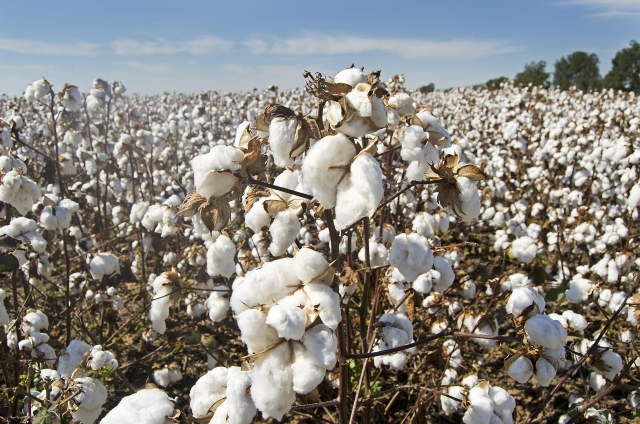
#> input picture bg/web/cotton/000001.jpg, 1280 x 848 px (shown at 1/2 size)
$ python -i sort_dataset.py   (imports and definitions only)
#> lines starting #> are read from the running program, lines starting #| are printed output that depends on the picture
#> further down, picture is the input picture: PIL image 1280x848 RGB; mean R, G, B 135.5, 133.4, 128.2
"""
KrushiSense - automatic dataset sorter for Edge Impulse
Uses pretrained YOLOv8n to filter and clean images:
  human      -> person visible, no animal
  animal     -> animal visible, no person
  background -> NO person and NO animal (both rejected)
Doubtful/mixed images are sent to OUT_DIR/review/... (not deleted).
All accepted images are downgraded to ESP32-CAM like quality (320x240, soft blur, JPEG compression).
"""

import random
import io
import shutil
from pathlib import Path
from PIL import Image, ImageFilter, ImageEnhance
from ultralytics import YOLO

# ==========================================
# 1. PATHS AUR CONFIGURATION (APNE HISAAB SE EDIT KARO)
# ==========================================
# Output jahan clean dataset save hoga
OUT_DIR = r"C:\datasets\krushisense_ready"

# Har class (human, animal, background) ke liye target count
N_PER_CLASS = 300

# Sources list: (folder_path, hint, optional_subfolders_list)
# hint = "human" | "animal" | "background" | "auto"
SOURCES = [
    # Animals-10 dataset (sirf farm-relevant categories le rahe hain)
    (r"raw-img", "animal", ["cane", "mucca", "pecora", "cavallo", "gatto", "gallina"]),

    # Human dataset (folder me subfolders ho to bhi auto-detect kar lega)
    (r"human detection dataset", "human", None),

    # Khaali khet (empty bare field)
    (r"images", "background", None),

    # Crops wali images (jo download_crops.py se download hongi)
    (r"bg", "background", None),
]

# ==========================================
# 2. MODEL AUR DETECTION PARAMETERS
# ==========================================
CONF = 0.35                                   # Detection threshold (0.35 is balanced)
PERSON = {0}                                  # COCO class 0: person
ANIMAL = {14, 15, 16, 17, 18, 19, 20, 21, 22, 23}   # COCO animals: bird, cat, dog, horse, sheep, cow, etc.
IMG_EXT = {".jpg", ".jpeg", ".png", ".bmp", ".webp"}

# [2 lines not run here, left out]
# [1 line that did not run here, left out]


def collect(root):
    """Folder ke andar ke saare valid image files nikalta hai."""
    files = [p for p in Path(root).rglob("*") if p.suffix.lower() in IMG_EXT]
    random.shuffle(files)
    return files


def camera_like(img):
    """High-res web image ko low-cost ESP32-CAM jaisa blurry aur compressed banata hai."""
    img = img.convert("RGB")
    img.thumbnail((640, 480))
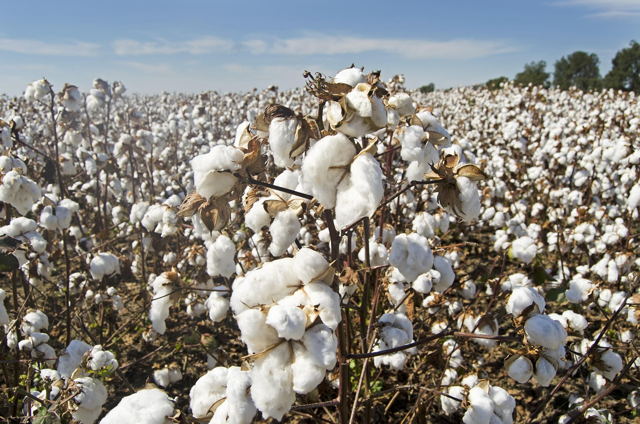
#> img: PIL image 640x424 RGB; mean R, G, B 135.5, 133.4, 128.2
    img = img.resize((320, 240), Image.BILINEAR)
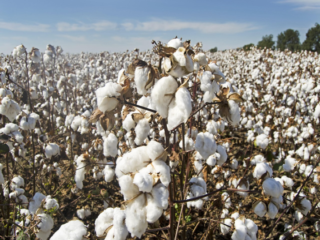
#> img: PIL image 320x240 RGB; mean R, G, B 135.6, 133.4, 128.3

    # Halki blur simulate karna
    if random.random() < 0.7:
        img = img.filter(ImageFilter.GaussianBlur(random.uniform(0.4, 1.2)))

    # Light variation
    img = ImageEnhance.Brightness(img).enhance(random.uniform(0.6, 1.3))
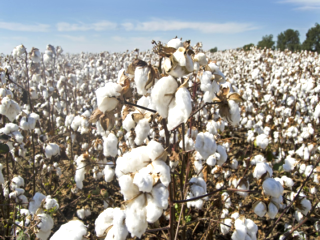
#> img: PIL image 320x240 RGB; mean R, G, B 151.9, 149.6, 144
    img = ImageEnhance.Color(img).enhance(random.uniform(0.7, 1.1))

    # Low quality JPEG artifacts
    buf = io.BytesIO()
    img.save(buf, "JPEG", quality=random.randint(35, 65))
    buf.seek(0)
    return Image.open(buf)
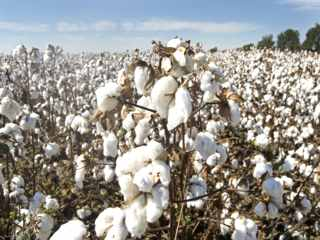
#> returned value: PIL image 320x240 RGB; mean R, G, B 150.9, 149, 144


def detect(path):
    """Image me person aur animal detect karta hai."""
    res = model.predict(str(path), conf=CONF, imgsz=640, verbose=False)[0]
    cls = {int(c) for c in res.boxes.cls.tolist()}
    has_person = bool(cls & PERSON)
    has_animal = bool(cls & ANIMAL)
    return has_person, has_animal


out = Path(OUT_DIR)
counters = {"human": 0, "animal": 0, "background": 0}
stats = {}


def save(img_path, folder, name):
    d = out / folder
    d.mkdir(parents=True, exist_ok=True)
    camera_like(Image.open(img_path)).save(d / name, quality=90)


def save_review(img_path, reason, name):
    d = out / "review" / reason
    d.mkdir(parents=True, exist_ok=True)
    im = Image.open(img_path).convert("RGB")
    im.thumbnail((320, 240))
    im.save(d / name, quality=85)


# ---- Group banana aur quota divide karna ----
groups = []
# [23 lines not run here, left out]


def accept(label, name_prefix, g_name, src):
    counters[label] += 1
    stats[g_name]["kept"] += 1
    save(src, label, f"{name_prefix}_{counters[label]:04d}.jpg")


# ---- Main Sorting Loop ----
# [54 lines not run here, left out]

>>> from PIL import Image
>>> picture = Image.open('bg/web/cotton/000001.jpg')
>>> result = camera_like(picture)

$ run again, on bg/web/soybean/000002.jpg
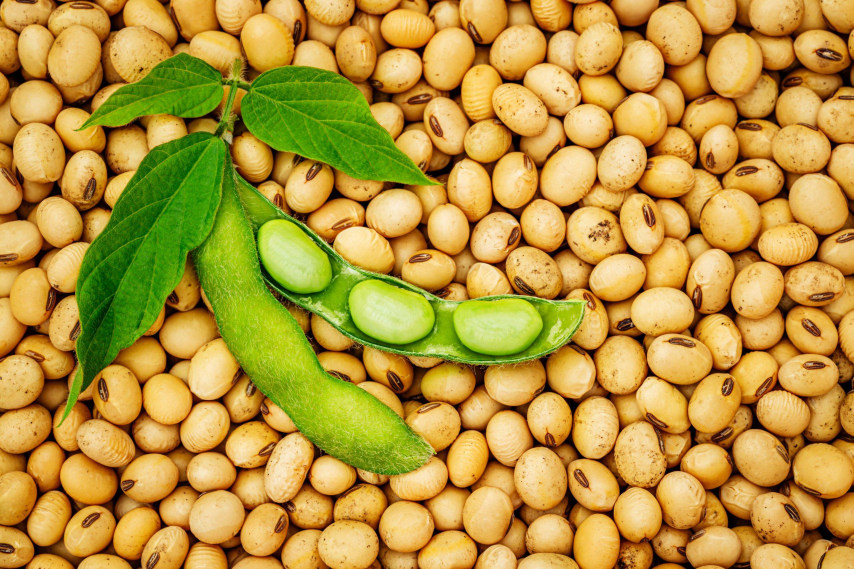
#> input picture bg/web/soybean/000002.jpg, 2560 x 1707 px (shown at 1/3 size)
#> picture is the input picture: PIL image 2560x1707 RGB; mean R, G, B 183.9, 150.3, 60
#> in camera_like, `img = img.resize((320, 240), Image.BILINEAR)`:
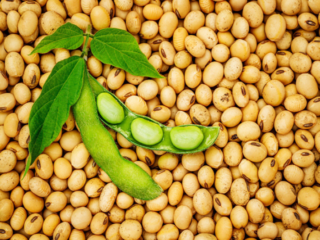
#> img: PIL image 320x240 RGB; mean R, G, B 184.2, 150.6, 60.3
#> in camera_like, `return Image.open(buf)`:
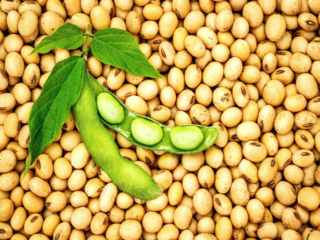
#> returned value: PIL image 320x240 RGB; mean R, G, B 196.3, 169, 82.2

$ run again, on bg/web/soybean/000003.jpg
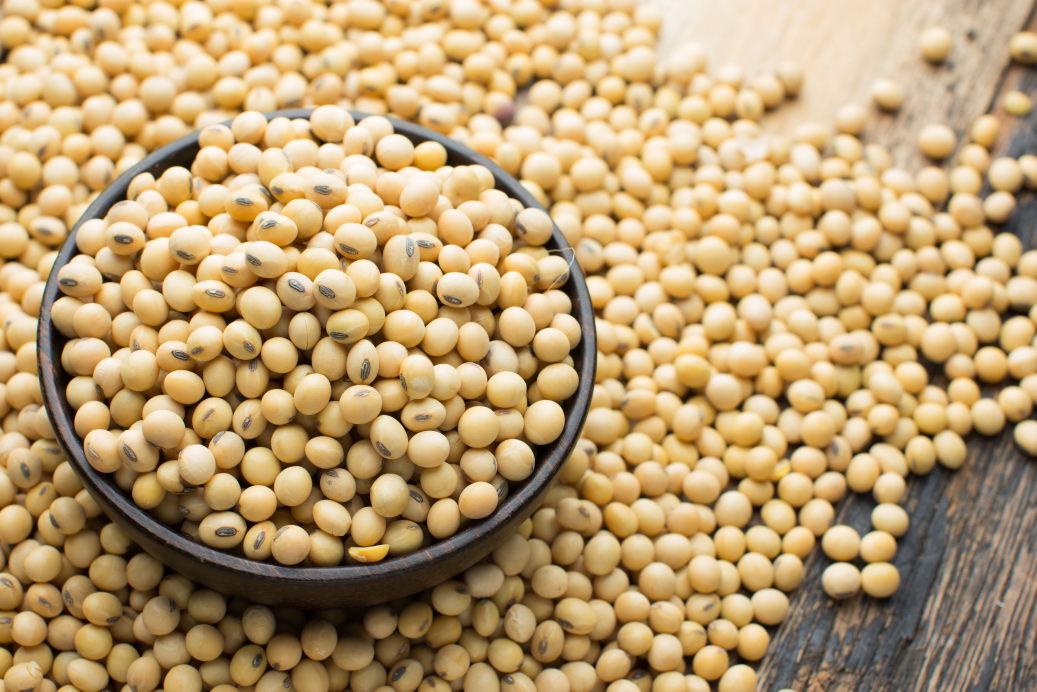
#> input picture bg/web/soybean/000003.jpg, 5184 x 3456 px (shown at 1/5 size)
#> picture is the input picture: PIL image 5184x3456 RGB; mean R, G, B 186.5, 157.6, 112.7
#> in camera_like, `img = img.resize((320, 240), Image.BILINEAR)`:
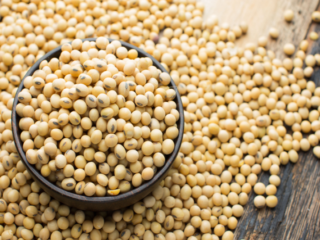
#> img: PIL image 320x240 RGB; mean R, G, B 186.6, 157.7, 112.8
#> in camera_like, `return Image.open(buf)`:
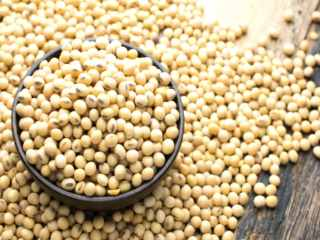
#> returned value: PIL image 320x240 RGB; mean R, G, B 198.7, 176.5, 133.4

$ run again, on bg/web/sugarcane/000001.jpg
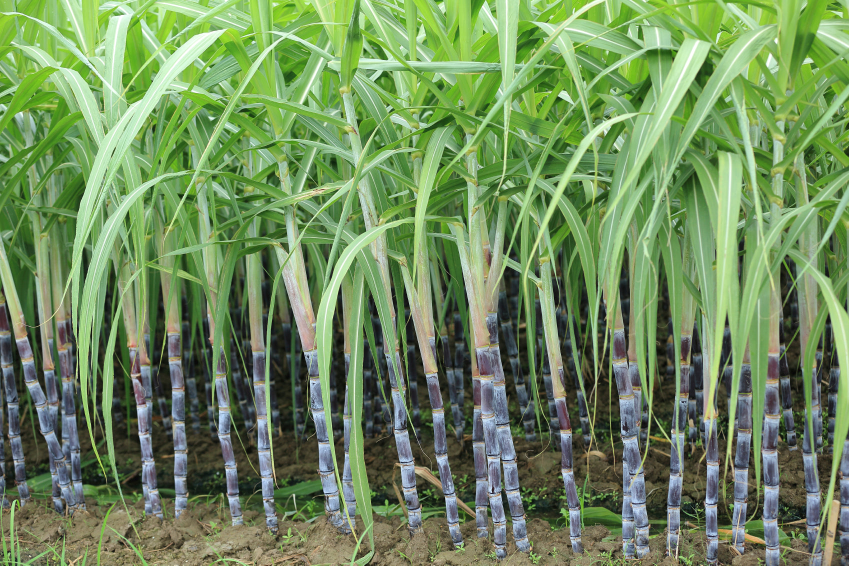
#> input picture bg/web/sugarcane/000001.jpg, 1698 x 1131 px (shown at 1/2 size)
#> picture is the input picture: PIL image 1698x1131 RGB; mean R, G, B 112.7, 140.4, 93.9
#> in camera_like, `img = img.resize((320, 240), Image.BILINEAR)`:
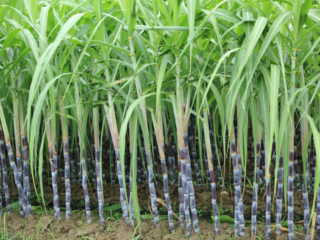
#> img: PIL image 320x240 RGB; mean R, G, B 112.8, 140.5, 94
#> in camera_like, `return Image.open(buf)`:
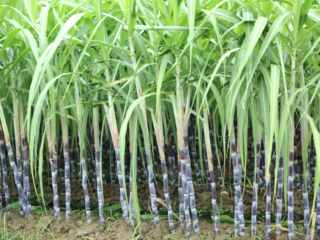
#> returned value: PIL image 320x240 RGB; mean R, G, B 128.7, 155.1, 110
